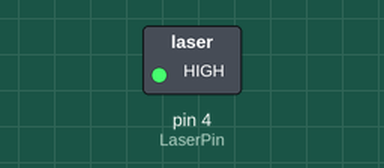
Simulated run of this sketch. Board: Arduino Uno, built with avr-gcc and run on an emulated ATmega328P. Shown: switched loads named in the sketch (green lamp = pin HIGH).

Above: at 1.5 s.
At 4.5 s:
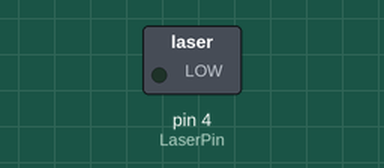
Timing chart, 0 to 7.8 s (numbered marks = the images above):
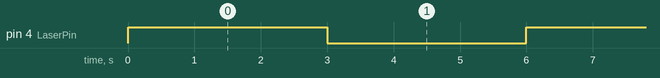

Measured:
- by itself, pin 4 (LaserPin): alternates HIGH for 3.0 s and LOW for 3.0 s

The sketch:

Laser_Shot.ino
```cpp
#define LaserPin 4

// the setup function runs once when you press reset or power the board
void setup() {
  // initialize digital pin LED_BUILTIN as an output.
  pinMode(LaserPin, OUTPUT);
}

// the loop function runs over and over again forever
void loop() {
  digitalWrite(LaserPin, HIGH);   // turn the LED on (HIGH is the voltage level)
  delay(3000);                       // wait for a second
  digitalWrite(LaserPin, LOW);    // turn the LED off by making the voltage LOW
  delay(3000);                       // wait for a second
}
```
